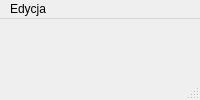
<?xml version="1.0" encoding="UTF-8"?>
<ui version="4.0">
 <class>MainWindow</class>
 <widget class="QMainWindow" name="MainWindow">
  <property name="geometry">
   <rect>
    <x>0</x>
    <y>0</y>
    <width>770</width>
    <height>0</height>
   </rect>
  </property>
  <property name="windowTitle">
   <string>MainWindow</string>
  </property>
  <widget class="QWidget" name="centralwidget">
   <layout class="QVBoxLayout" name="verticalLayout">
    <item>
     <widget class="QWidget" name="widok_przed" native="true"/>
    </item>
    <item>
     <widget class="QWidget" name="widok_po" native="true"/>
    </item>
    <item>
     <widget class="QWidget" name="widget" native="true"/>
    </item>
   </layout>
  </widget>
  <widget class="QMenuBar" name="menubar">
   <property name="geometry">
    <rect>
     <x>0</x>
     <y>0</y>
     <width>770</width>
     <height>22</height>
    </rect>
   </property>
   <widget class="QMenu" name="menuEdycja">
    <property name="title">
     <string>Edycja</string>
    </property>
    <addaction name="separator"/>
    <addaction name="actionzmie_order"/>
   </widget>
   <addaction name="menuEdycja"/>
  </widget>
  <widget class="QStatusBar" name="statusbar"/>
  <action name="actionzmie_order">
   <property name="text">
    <string>zmień order</string>
   </property>
  </action>
 </widget>
 <resources/>
 <connections/>
</ui>
